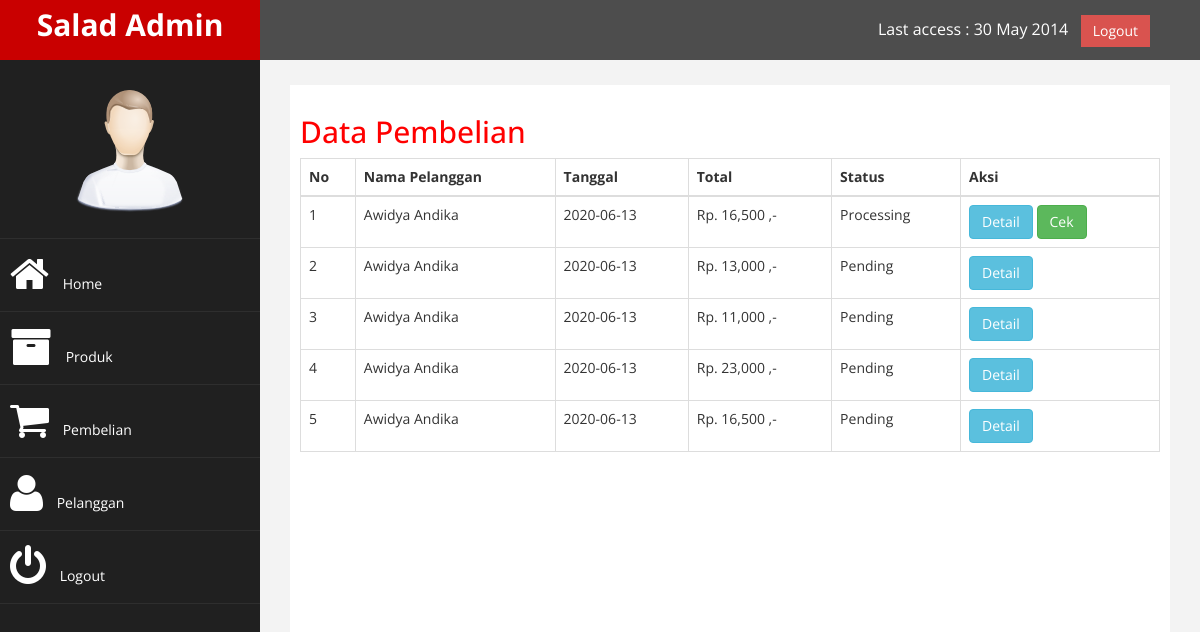
The app's page /admin/index.php?halaman=pembelian (signed in), older data.
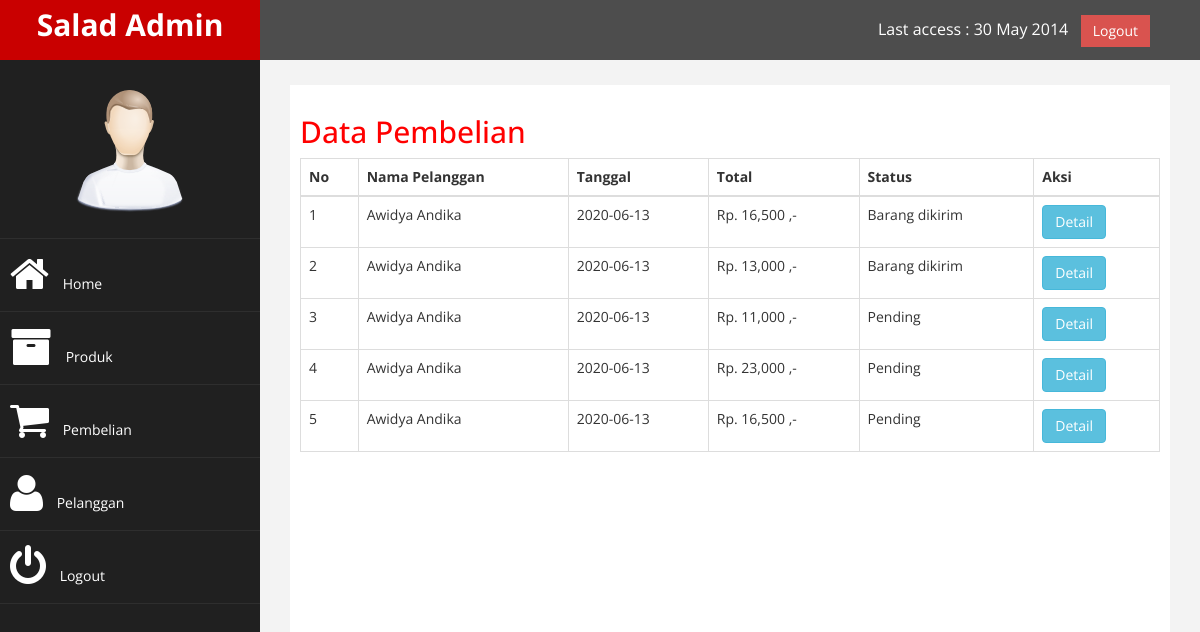
The same page, newer data.
### tables this page shows
CREATE TABLE `pembelian` (
  `id_pembelian` int(11) NOT NULL,
  `id_pelanggan` int(11) NOT NULL,
  `id_ongkir` int(11) NOT NULL,
  `tanggal_pembelian` date NOT NULL,
  `total_pembelian` int(11) NOT NULL,
  `nama_kota` varchar(100) NOT NULL,
  `tarif` int(11) NOT NULL,
  `alamat_pengiriman` text NOT NULL,
  `resi_pengiriman` varchar(50) NOT NULL,
  `status_pembelian` varchar(100) NOT NULL DEFAULT 'Pending'
);

CREATE TABLE `pelanggan` (
  `id_pelanggan` int(11) NOT NULL,
  `email_pelanggan` varchar(100) NOT NULL,
  `password_pelanggan` varchar(100) NOT NULL,
  `nama_pelanggan` varchar(100) NOT NULL,
  `telepon_pelanggan` varchar(25) NOT NULL,
  `alamat_pelanggan` varchar(200) NOT NULL
);

### admin/pembelian.php (the view, shortened to what this page needs)
<!DOCTYPE html>
<html>
<head>
</head>
<body>
	<h2>Data Pembelian</h2>
	<table class="table table-bordered">
		<thead>
			<tr>
				<th>No</th>
				<th>Nama Pelanggan</th>
				<th>Tanggal</th>
				<th>Total</th>
				<th>Status</th>
				<th>Aksi</th>
			</tr>
		</thead>
		<tbody>
			<?php
				$query = $koneksi->query("SELECT * FROM pembelian JOIN pelanggan
					                      ON pembelian.id_pelanggan = pelanggan.id_pelanggan");
				$nomor = 1;
				while($data = $query->fetch_assoc()){
			?>
			<tr>
				<td><?php echo $nomor; ?></td>
				<td><?php echo $data['nama_pelanggan']; ?></td>
				<td><?php echo $data['tanggal_pembelian']; ?></td>
				<td>Rp. <?php echo number_format($data['total_pembelian']); ?> ,-</td>
				<td><?php echo $data['status_pembelian']; ?></td>
				<td>
					<a href="index.php?halaman=detail&id=<?php echo $data['id_pembelian']; ?>" class="btn btn-info">Detail</a>
					<?php if($data['status_pembelian']=='Processing') : ?>
					<a href="index.php?halaman=pembayaran&id=<?php echo $data['id_pembelian']; ?>" class="btn btn-success">Cek</a>
					<?php endif ?>
				</td>
			</tr>
			<?php
				$nomor++;
				}
			?>
		</tbody>
	</table>
</body>
</html>

### admin/index.php (shortened to what this page needs)
<?php
    include '../koneksi.php';
?>
<!DOCTYPE html>
<html xmlns="http://www.w3.org/1999/xhtml">
<head>
    <link href="assets/css/bootstrap.css" rel="stylesheet" />
    <link href="assets/css/font-awesome.css" rel="stylesheet" />
    <link href="assets/js/morris/morris-0.4.3.min.css" rel="stylesheet" />
    <link href="assets/css/custom.css" rel="stylesheet" />
</head>
<body>
    <div id="wrapper">
        <nav class="navbar navbar-default navbar-cls-top " role="navigation" style="margin-bottom: 0">
            <div class="navbar-header">
                <a class="navbar-brand" href="index.html">Salad Admin</a>
            </div>
  <div style="color: white;
padding: 15px 50px 5px 50px;
float: right;
font-size: 16px;"> Last access : 30 May 2014 &nbsp; <a href="logout.php" class="btn btn-danger square-btn-adjust">Logout</a> </div>
        </nav>
                <nav class="navbar-default navbar-side" role="navigation">
            <div class="sidebar-collapse">
                <ul class="nav" id="main-menu">
				<li class="text-center">
                    <img src="assets/img/find_user.png" class="user-image img-responsive"/>
					</li>
                    <li><a href="index.php"><i class="fa fa-home fa-3x"></i> Home</a></li>
                    <li><a href="index.php?halaman=produk"><i class="fa fa-archive fa-3x"></i> Produk</a></li>
                    <li><a href="index.php?halaman=pembelian"><i class="fa fa-shopping-cart fa-3x"></i> Pembelian</a></li>
                    <li><a href="index.php?halaman=pelanggan"><i class="fa fa-user fa-3x"></i> Pelanggan</a></li>
                    <li><a href="index.php?halaman=logout"><i class="fa fa-power-off fa-3x"></i> Logout</a></li>
                </ul>
            </div>
        </nav>
        <div id="page-wrapper" >
            <div id="page-inner">
                <?php
                    if(isset($_GET['halaman'])){
                        if($_GET['halaman']=="produk"){
                            include 'produk.php';
                        }
                        elseif($_GET['halaman']=="pembelian") {
                            include 'pembelian.php';
                        }
                        elseif($_GET['halaman']=="pelanggan") {
                            include 'pelanggan.php';
                        }
                        elseif($_GET['halaman']=='detail'){
                            include 'detail.php';
                        }
                        elseif($_GET['halaman']=='tambah-produk'){
                            include 'tambah-produk.php';
                        }
                        elseif($_GET['halaman']=='tambah-pelanggan'){
                            include 'tambah-pelanggan.php';
                        }
                        elseif($_GET['halaman']=='hapus-produk'){
                            include 'hapus-produk.php';
                        }
                        elseif($_GET['halaman']=='hapus-pelanggan'){
                            include 'hapus-pelanggan.php';
                        }
                        elseif($_GET['halaman']=='ubah-produk'){
                            include 'ubah-produk.php';
                        }
                        elseif($_GET['halaman']=='ubah-pelanggan'){
                            include 'ubah-pelanggan.php';
                        }
                        elseif($_GET['halaman']=='logout'){
                            include 'logout.php';
                        }
                        elseif($_GET['halaman']=='pembayaran'){
                            include 'pembayaran.php';
                        }
                    }
                    else{
                        include 'home.php';
                    }
                ?>
            </div>
            </div>
        </div>
</body>
</html>

### admin/assets/css/custom.css (style rules this page uses)
body { font-family: 'Open Sans', sans-serif; }
#wrapper { width: 100%; background:#202020; }
#page-wrapper { padding: 15px 15px; min-height: 600px; background:#F3F3F3; }
#page-inner { width:100%; margin:10px 20px 10px 0px; background-color:#fff!important; padding:10px; min-height:1200px; }
.text-center { text-align:center; }
h2 { color: #f00; }
.square-btn-adjust { border: 0px solid transparent; -webkit-border-radius: 0px; -moz-border-radius: 0px; border-radius: 0px; }
.user-image { margin: 25px auto; -webkit-border-radius: 10px; -moz-border-radius: 10px; border-radius: 10px; max-height:170px; max-width:170px; }
.navbar-cls-top .navbar-brand { color: #fff; background: #C90000; width: 260px; text-align: center; height: 60px; font-size: 30px; font-weight: 700; }
.sidebar-collapse , .sidebar-collapse .nav { background:none; }
.sidebar-collapse .nav { padding:0; }
.sidebar-collapse .nav > li > a { color:#fff; background:#202020; text-shadow:none; }
.sidebar-collapse > .nav > li > a { padding:15px 10px; }
.sidebar-collapse > .nav > li { border-bottom: 1px solid rgba(107, 108, 109, 0.19); }
.navbar-side { border:none; background-color: #202020; }
.navbar-cls-top { background:#4D4D4D; border-bottom:none; }
.navbar-default { border:0px solid black; }
.navbar-header { background: #A70303; }
.nav > li > a > i { margin-right:10px; }
@media (min-width:768px) { #page-wrapper { margin: 0 0 0 260px; padding: 15px 30px; min-height: 1200px; } }
@media (min-width:768px) { .navbar-side { z-index: 1; position: absolute; width: 260px; } }
@media (min-width:768px) { .navbar { border-radius: 0px; } }

Row changes from the older to the newer data that the page shows:
changed pembelian (number 1 of 5 on the later page): status_pembelian "Processing" → "Barang dikirim"; no longer shows "Cek"
changed pembelian (number 2 of 5 on the later page): status_pembelian "Pending" → "Barang dikirim"
